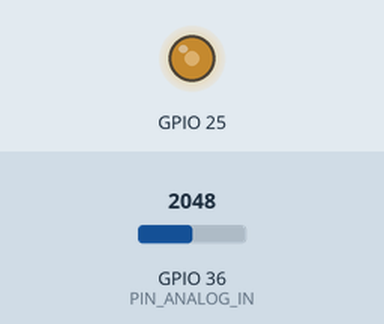
Recording of a sketch running on a simulated ESP32. On the bench: output pins drawn as LEDs (lit = HIGH). The inputs (shaded band) are chosen by the test bench; at power-on: GPIO 36 (PIN_ANALOG_IN) = 2048. What the sketch prints to the serial monitor is not drawn.

Above: at 1.2 s.
1.3 s: GPIO 36 (PIN_ANALOG_IN) set to 1646
At 2.7 s:
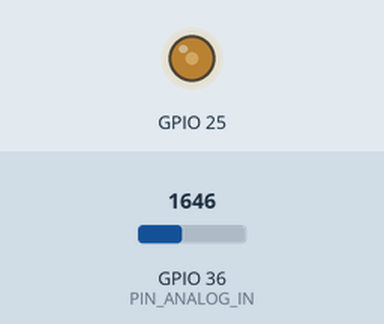
4.3 s: GPIO 36 (PIN_ANALOG_IN) set to 1573
At 5.1 s:
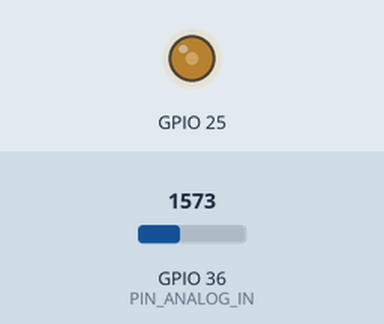
7.3 s: GPIO 36 (PIN_ANALOG_IN) set to 491
At 8.5 s:
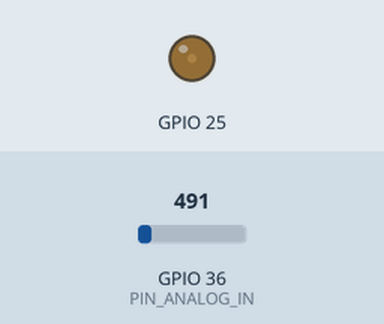
8.8 s: GPIO 36 (PIN_ANALOG_IN) set to 0
At 9.6 s:
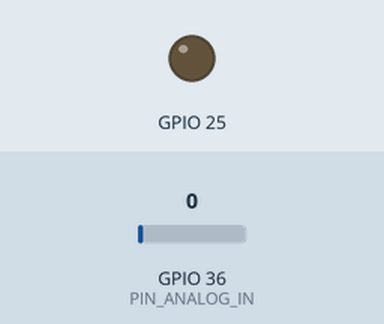
10.3 s: GPIO 36 (PIN_ANALOG_IN) set to 2866
At 10.8 s:
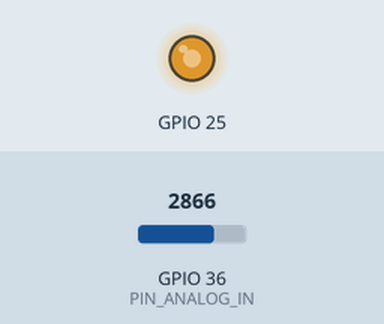
11.8 s: GPIO 36 (PIN_ANALOG_IN) set to 2047
At 13.1 s:
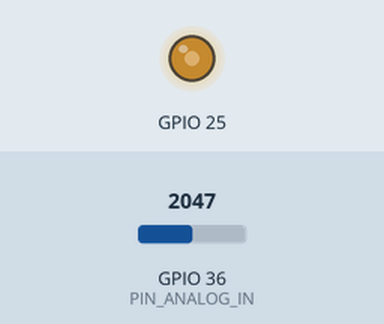
Timing chart, 0 to 14.8 s (numbered marks = the images above; inputs shaded):
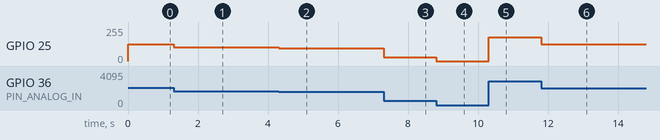

The sketch:

009_AD_DA_Converter.ino
```cpp
/**********************************************************************
* Filename    : 009_DA_AD_Converter
* Description : Basic usage of ADC and DAC for ESP32 Wrover
* Auther      : Alternatives Solutions
* Modification: 2026/02/15
**********************************************************************/
#define PIN_ANALOG_IN 36

// the setup function runs once when you press reset or power the board
void setup() {
  Serial.begin(115200);
  Serial.println("\nESP32 Wrover initialization completed!");
  Serial.println("Ready to handle data...\n");
}

// the loop function runs over and over again forever
void loop() {

  int adc_val = analogRead(PIN_ANALOG_IN);
  int dac_val = map(adc_val, 0, 4095, 0, 255);

  double volt_result = adc_val / 4095.0 * 3.3;
  dacWrite(DAC1, dac_val);

  Serial.printf("ADC Val= %d, \t DAC Val= %d, \t Voltage= %.2fV\n",
                      adc_val, dac_val, volt_result);
}
```

Measured:
- after the input at 1.3 s, GPIO 25: 127/255 → 102/255 at once
- after the input at 4.3 s, GPIO 25: 102/255 → 97/255 at once
- after the input at 7.3 s, GPIO 25: 97/255 → 30/255 at once
- after the input at 8.8 s, GPIO 25: 30/255 → 0/255 at once
- after the input at 10.3 s, GPIO 25: 0/255 → 178/255 at once
- after the input at 11.8 s, GPIO 25: 178/255 → 127/255 at once
